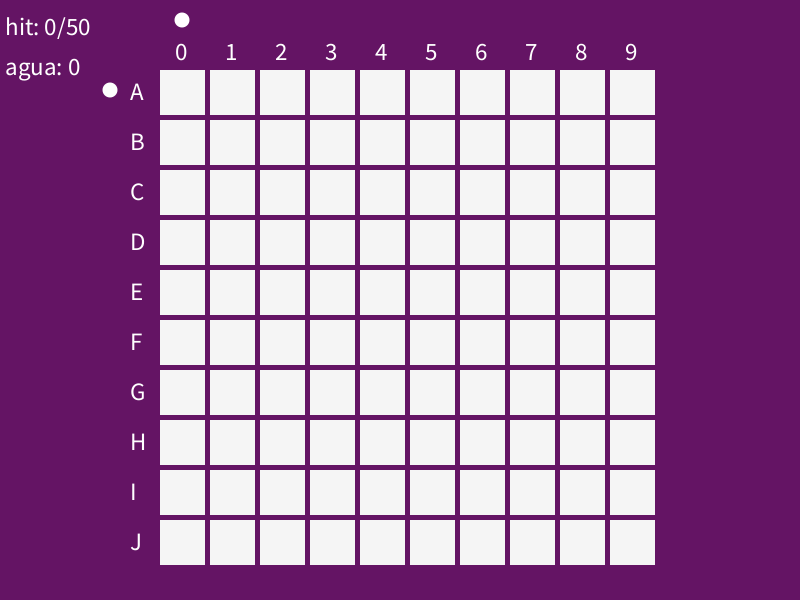
Frame 1 (no input)
Frame 60 (the mouse pressed at the canvas centre just before this capture): identical to frame 1, image omitted
Frame 120 (the mouse held since frame 60 and released just before this capture): identical to frame 1, image omitted

The Processing sketch that drew this single still picture (run headless with seeded random() and noise(); from frame 60 on, the mouse is pressed at the canvas centre):

// Processing sketch: batalha_naval
// ── batalha_naval.pde
int [][] tabuleiro = new int[10][10];
int letra = 0, numero = 0;
int hit = 0, agua = 0, navios = 50, contNavios;
boolean ir = false;

void setup (){
  size(800, 600);

  for(int i = 0; i < 10; i++)
    for(int j = 0; j < 10; j++)
      tabuleiro[i][j] = 0;

  for(int i = 0; i < navios; i++){
    int a = int(random(10));
    int b = int(random(10));
    while(tabuleiro[a][b] != 0){
      a = int(random(10));
      b = int(random(10));
    }
    tabuleiro[a][b] = 10; //presença de navio
  }
  
  for(int i = 0; i < 10; i++)
    for(int j = 0; j < 10; j++) //se torna nescessario quando se 
      if(tabuleiro[i][j] == 10) //tem mais de um tipo de navio
        contNavios++;
}  

void draw (){
  //background(9, 7, 23);
  background(100, 20, 100);

  colisao();
  grid();

  //print_tabuleiro();
}

void print_tabuleiro(){
  for(int i = 0; i < 10; i++){
    println("");
    for(int j = 0; j < 10; j++){
      print(tabuleiro[j][i] + " ");
    }
  }
  println("");
  println("---------------------------");
}
// ── colisao.pde
void colisao(){
  if(ir){
    if(tabuleiro[numero][letra] == 10){
      tabuleiro[numero][letra] = 2; //dado
      hit++;
    }
    else if(tabuleiro[numero][letra] == 0){
      tabuleiro[numero][letra] = 1; //água
      agua++;
    }
    ir = false;
  }
}
// ── grid.pde
void grid (){
  noStroke();

  for(int i = 0; i < 10; i++){
    for(int j = 0; j < 10; j++){
      if((tabuleiro[i][j] == 0) || (tabuleiro[i][j] == 10))
        fill(245);  //branco. estado desconhecido
      else if(tabuleiro[i][j] == 1)
        fill(80, 60, 207);  //azul. água
      else if(tabuleiro[i][j] == 2)
        fill(200, 20, 80);  //vermelho. acerto/dano

      rect(160 + 50*i, 70 + 50*j, 45, 45);
    }
  }

  fill(255);
  textSize(25);
  int t = 50;
  text("A", 130, 100 + 0*t);
  text("B", 130, 100 + 1*t);
  text("C", 130, 100 + 2*t);
  text("D", 130, 100 + 3*t);
  text("E", 130, 100 + 4*t);
  text("F", 130, 100 + 5*t);
  text("G", 130, 100 + 6*t);
  text("H", 130, 100 + 7*t);
  text("I", 130, 100 + 8*t);
  text("J", 130, 100 + 9*t);

  for(int i = 0; i < 10; i++)
    text(i, 175 + 50*i, 60);

  ellipse(110, 90 + letra*t, 15, 15);
  ellipse(182 + numero*50, 20, 15, 15);
  
  text("hit: " + hit + "/" + contNavios, 5, 35);
  text("agua: " + agua, 5, 75);
}
// ── key.pde
void keyPressed(){
  if((key == 'a') || (key == 'A')){
    letra = 0;
  }
  else if((key == 'b') || (key == 'B')){
    letra = 1;
  }
  else if((key == 'c') || (key == 'C')){
    letra = 2;
  }
  else if((key == 'd') || (key == 'D')){
    letra = 3;
  }
  else if((key == 'e') || (key == 'E')){
    letra = 4;
  }
  else if((key == 'f') || (key == 'F')){
    letra = 5;
  }
  else if((key == 'g') || (key == 'G')){
    letra = 6;
  }
  else if((key == 'h') || (key == 'H')){
    letra = 7;
  }
  else if((key == 'i') || (key == 'I')){
    letra = 8;
  }
  else if((key == 'j') || (key == 'J')){
    letra = 9;
  }

  if(key == '0'){
    numero = 0;
  }
  else if(key == '1'){
    numero = 1;
  }
  else if(key == '2'){
    numero = 2;
  }
  else if(key == '3'){
    numero = 3;
  }
  else if(key == '4'){
    numero = 4;
  }
  else if(key == '5'){
    numero = 5;
  }
  else if(key == '6'){
    numero = 6;
  }
  else if(key == '7'){
    numero = 7;
  }
  else if(key == '8'){
    numero = 8;
  }
  else if(key == '9'){
    numero = 9;
  }

  if(key == '\n'){
    ir = true;
  }
}
